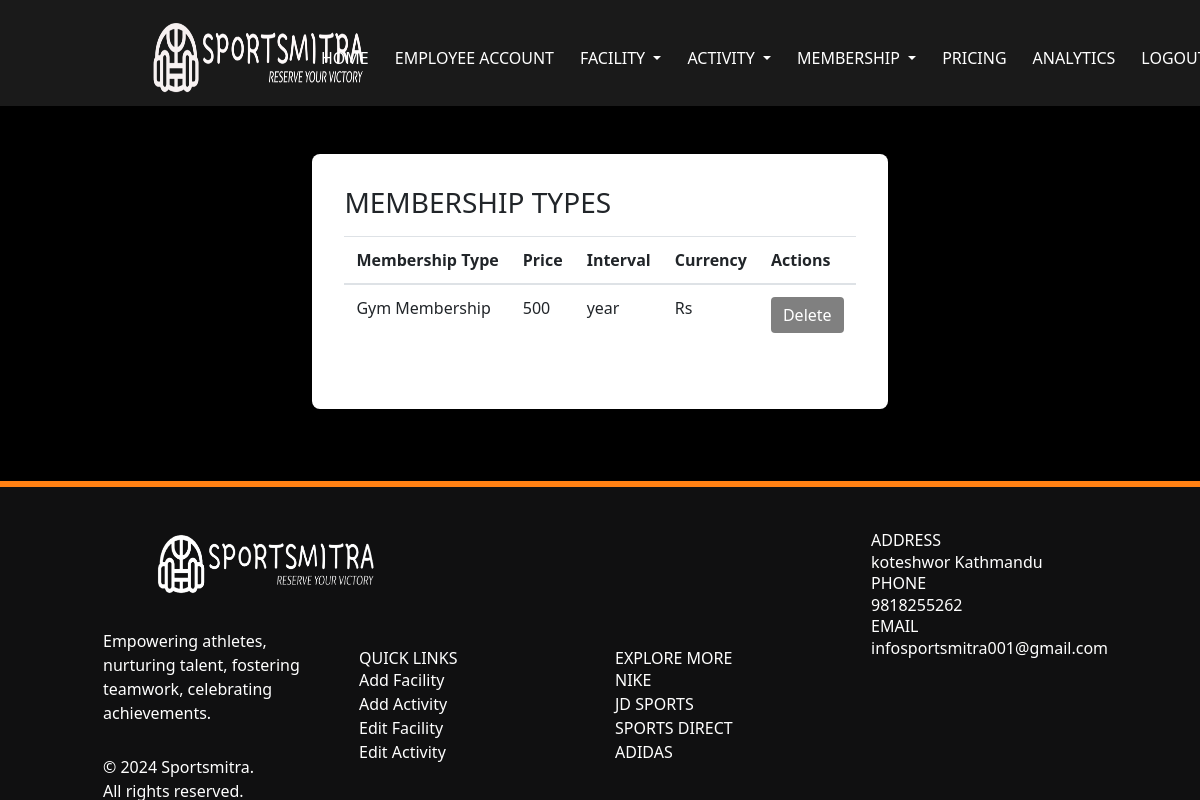
The page /mgr_edit_membership on the database as committed earlier.
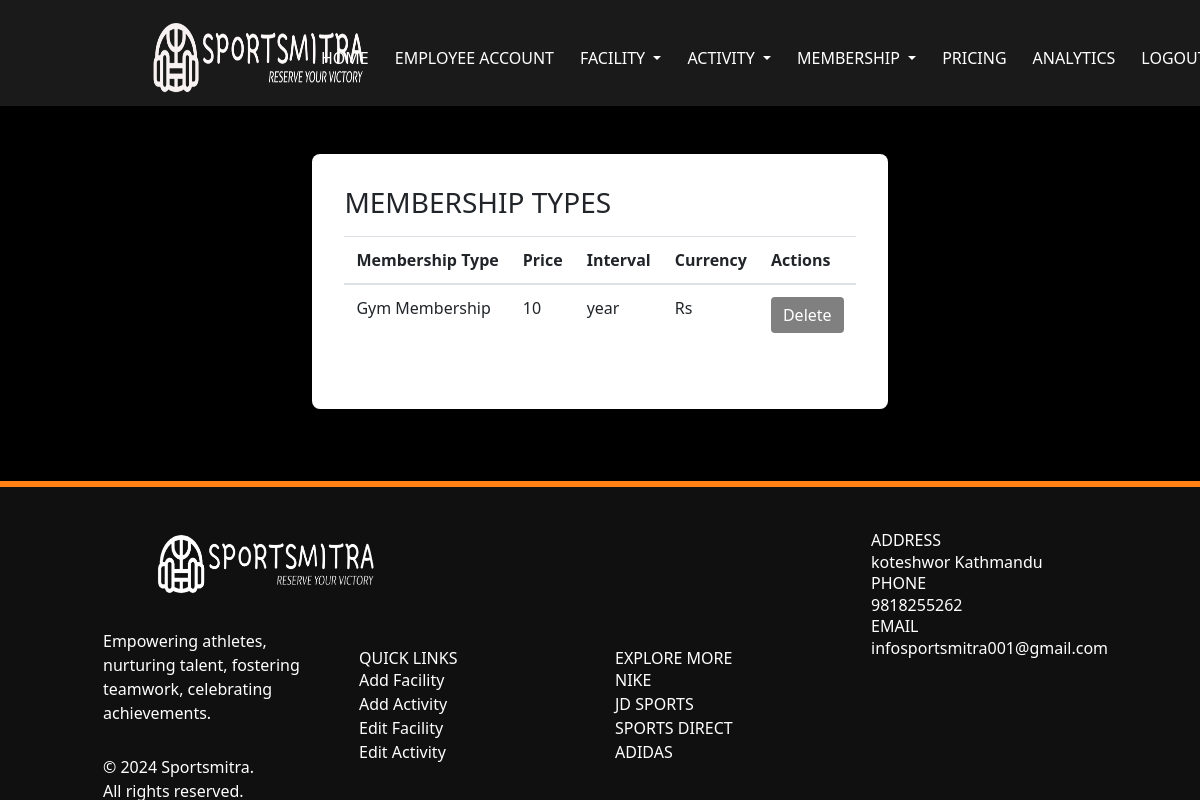
The same page on the database as committed later.
### app/models.py (models this page shows, shortened)
class Membership(db.Model):
    id = db.Column(db.Integer, primary_key=True)
    name = db.Column(db.String(500), index=True)
    price = db.Column(db.Float)
    interval = db.Column(db.String(50))
    currency = db.Column(db.String(50))

### app/views.py (the view)
@app.route('/mgr_edit_membership')
def view_memberships():
    memberships = Membership.query.all()
    return render_template('view_memtype.html', memberships=memberships)

### app/templates/view_memtype.html (shortened to what the changed rows need)
<html>
    <head>
    <link href="../static/css/animate.css" rel="stylesheet">
    <link rel="stylesheet" href="../static/css/bootstrap.min.css" type="text/css">
    <link rel="stylesheet" type="text/css" href="../static/css/style.css">
    <link rel="stylesheet" href="https://cdn.jsdelivr.net/npm/tailwindcss@latest/dist/tailwind.min.css">
    </head>
    <body>
    <br>
    <br>
         {% if memberships
        %}
        <div class="w-full flex items-center justify-center px-4">
          <div class="max-w-screen-xl">
            <div class="bg-white p-8 rounded-lg shadow-lg">
              <b><h1 class="h3 mb-3 font-weight-normal">MEMBERSHIP TYPES</h1></b>
              <div class="table-responsive">
                <table class="table table-hover w-full">
                  <thead>
                    <tr>
                        <th>Membership Type</th>
                        <th>Price</th>
                        <th>Interval</th>
                        <th>Currency</th>
                        <th>Actions</th>
                    </tr>
                  </thead>
                  <tbody>
                    {% for membership_type in memberships %}
                    <tr>
                        <td>{{ membership_type.name }}</td>
                        <td>{{ '%d' | format(membership_type.price) }}</td>
                        <td>{{ membership_type.interval }}</td>
                        <td>{{ membership_type.currency }}</td>
                        <td>
                          <form id="deleteForm" action="{{ url_for('delete_membership', membership_id=membership_type.id) }}" method="POST">
                            <button type="button" class="btn btn-custom" id="deleteButton">
                              Delete
                            </button>
                          </form>
                        </td>
                    </tr>
                    {% endfor %}
                  </tbody>
                </table>
              </div>
            </div>
          </div>
        </div>
        {% endif %}
  <br>
  <br>
  <br>
  </body>
</html>

Rows that differ between the two databases and show on the page:
changed Membership "Gym Membership": price "500" → "10"
